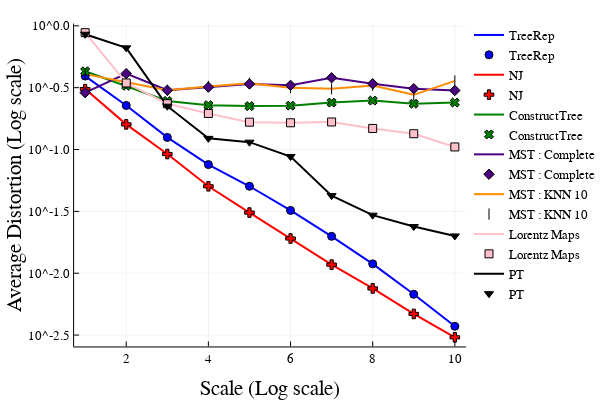

The notebook cell saved with this chart:
### Code cell
plot(collect(1:10),dist1,label="TreeRep", lc = :blue, linewidth = 2)
plot!(collect(1:10),dist2,label="NJ", lc = :red, linewidth = 2)
plot!(collect(1:10),dist3,label="ConstructTree", lc = :green, linewidth = 2)
plot!(collect(1:10),dist5,label="MST : Complete", lc = :indigo, linewidth = 2)
plot!(collect(1:10),dist4,label="MST : KNN 10", lc = :darkorange, linewidth = 2)
plot!(collect(1:10),dist7,label="Lorentz Maps", lc = :pink, linewidth = 2)
plot!(collect(1:10),dist9,label="PT", lc = :black, linewidth = 2)
scatter!(collect(1:10),dist1,label="TreeRep", shape=:circle, mc = :blue)
scatter!(collect(1:10),dist2,label="NJ",shape=:cross, mc = :red)
scatter!(collect(1:10),dist3,label="ConstructTree", shape =:xcross, mc = :green)
scatter!(collect(1:10),dist4,label="MST : KNN 10", shape =:vline, mc = :darkorange)
scatter!(collect(1:10),dist5,label="MST : Complete", shape =:diamond, mc = :indigo)
scatter!(collect(1:10),dist7,label="Lorentz Maps", shape = :square, mc = :pink)
scatter!(collect(1:10),dist9,label="PT", shape = :dtriangle, mc = :black)
plot!(xlabel = "Scale (Log scale)",ylabel = "Average Distortion (Log scale)",yscale=:log; myfonts...)

### Figure 1 — Plotly figure (JSON) as saved in the notebook; plotly's stock layout.template omitted (floating-point values rounded to 4 significant figures)
{"data": [{"colorbar": {"title": ""}, "hoverinfo": "text", "legendgroup": "TreeRep", "line": {"color": "rgba(0, 0, 255, 1.000)", "dash": "solid", "shape": "linear", "width": 2}, "mode": "lines", "name": "TreeRep", "showlegend": true, "text": [null, null, null, null, null, null, null, null, null, null], "type": "scatter", "x": [1, 2, 3, 4, 5, 6, 7, 8, 9, 10], "xaxis": "x1", "y": [0.3924, 0.227, 0.1253, 0.07561, 0.05048, 0.03219, 0.01987, 0.0119, 0.006756, 0.003722], "yaxis": "y1", "zmax": 0.1, "zmin": -0.1}, {"colorbar": {"title": ""}, "hoverinfo": "text", "legendgroup": "NJ", "line": {"color": "rgba(255, 0, 0, 1.000)", "dash": "solid", "shape": "linear", "width": 2}, "mode": "lines", "name": "NJ", "showlegend": true, "text": [null, null, null, null, null, null, null, null, null, null], "type": "scatter", "x": [1, 2, 3, 4, 5, 6, 7, 8, 9, 10], "xaxis": "x1", "y": [0.3079, 0.1597, 0.09197, 0.05045, 0.03093, 0.01909, 0.01174, 0.007535, 0.004687, 0.003033], "yaxis": "y1", "zmax": 0.1, "zmin": -0.1}, {"colorbar": {"title": ""}, "hoverinfo": "text", "legendgroup": "ConstructTree", "line": {"color": "rgba(0, 128, 0, 1.000)", "dash": "solid", "shape": "linear", "width": 2}, "mode": "lines", "name": "ConstructTree", "showlegend": true, "text": [null, null, null, null, null, null, null, null, null, null], "type": "scatter", "x": [1, 2, 3, 4, 5, 6, 7, 8, 9, 10], "xaxis": "x1", "y": [0.4292, 0.3275, 0.2473, 0.2284, 0.2244, 0.2264, 0.2396, 0.2487, 0.2347, 0.2398], "yaxis": "y1", "zmax": 0.1, "zmin": -0.1}, {"colorbar": {"title": ""}, "hoverinfo": "text", "legendgroup": "MST : Complete", "line": {"color": "rgba(75, 0, 130, 1.000)", "dash": "solid", "shape": "linear", "width": 2}, "mode": "lines", "name": "MST : Complete", "showlegend": true, "text": [null, null, null, null, null, null, null, null, null, null], "type": "scatter", "x": [1, 2, 3, 4, 5, 6, 7, 8, 9, 10], "xaxis": "x1", "y": [0.2882, 0.411, 0.3014, 0.3195, 0.3389, 0.3302, 0.3806, 0.34, 0.3104, 0.3004], "yaxis": "y1", "zmax": 0.1, "zmin": -0.1}, {"colorbar": {"title": ""}, "hoverinfo": "text", "legendgroup": "MST : KNN 10", "line": {"color": "rgba(255, 140, 0, 1.000)", "dash": "solid", "shape": "linear", "width": 2}, "mode": "lines", "name": "MST : KNN 10", "showlegend": true, "text": [null, null, null, null, null, null, null, null, null, null], "type": "scatter", "x": [1, 2, 3, 4, 5, 6, 7, 8, 9, 10], "xaxis": "x1", "y": [0.407, 0.3502, 0.3013, 0.3239, 0.3432, 0.3162, 0.3096, 0.3298, 0.2768, 0.3589], "yaxis": "y1", "zmax": 0.1, "zmin": -0.1}, {"colorbar": {"title": ""}, "hoverinfo": "text", "legendgroup": "Lorentz Maps", "line": {"color": "rgba(255, 192, 203, 1.000)", "dash": "solid", "shape": "linear", "width": 2}, "mode": "lines", "name": "Lorentz Maps", "showlegend": true, "text": [null, null, null, null, null, null, null, null, null, null], "type": "scatter", "x": [1, 2, 3, 4, 5, 6, 7, 8, 9, 10], "xaxis": "x1", "y": [0.8804, 0.3453, 0.2346, 0.1956, 0.1664, 0.1646, 0.167, 0.148, 0.1342, 0.1049], "yaxis": "y1", "zmax": 0.1, "zmin": -0.1}, {"colorbar": {"title": ""}, "hoverinfo": "text", "legendgroup": "PT", "line": {"color": "rgba(0, 0, 0, 1.000)", "dash": "solid", "shape": "linear", "width": 2}, "mode": "lines", "name": "PT", "showlegend": true, "text": [null, null, null, null, null, null, null, null, null, null], "type": "scatter", "x": [1, 2, 3, 4, 5, 6, 7, 8, 9, 10], "xaxis": "x1", "y": [0.8547, 0.6642, 0.2242, 0.1231, 0.1147, 0.08773, 0.0424, 0.02947, 0.02385, 0.02002], "yaxis": "y1", "zmax": 0.1, "zmin": -0.1}, {"colorbar": {"title": ""}, "hoverinfo": "text", "legendgroup": "TreeRep", "marker": {"color": "rgba(0, 0, 255, 1.000)", "line": {"color": "rgba(0, 0, 0, 1.000)", "width": 1}, "size": 8, "symbol": "circle"}, "mode": "markers", "name": "TreeRep", "showlegend": true, "text": [null, null, null, null, null, null, null, null, null, null], "type": "scatter", "x": [1, 2, 3, 4, 5, 6, 7, 8, 9, 10], "xaxis": "x1", "y": [0.3924, 0.227, 0.1253, 0.07561, 0.05048, 0.03219, 0.01987, 0.0119, 0.006756, 0.003722], "yaxis": "y1", "zmax": 0.1, "zmin": -0.1}, {"colorbar": {"title": ""}, "hoverinfo": "text", "legendgroup": "NJ", "marker": {"color": "rgba(255, 0, 0, 1.000)", "line": {"color": "rgba(0, 0, 0, 1.000)", "width": 1}, "size": 8, "symbol": "cross"}, "mode": "markers", "name": "NJ", "showlegend": true, "text": [null, null, null, null, null, null, null, null, null, null], "type": "scatter", "x": [1, 2, 3, 4, 5, 6, 7, 8, 9, 10], "xaxis": "x1", "y": [0.3079, 0.1597, 0.09197, 0.05045, 0.03093, 0.01909, 0.01174, 0.007535, 0.004687, 0.003033], "yaxis": "y1", "zmax": 0.1, "zmin": -0.1}, {"colorbar": {"title": ""}, "hoverinfo": "text", "legendgroup": "ConstructTree", "marker": {"color": "rgba(0, 128, 0, 1.000)", "line": {"color": "rgba(0, 0, 0, 1.000)", "width": 1}, "size": 8, "symbol": "x"}, "mode": "markers", "name": "ConstructTree", "showlegend": true, "text": [null, null, null, null, null, null, null, null, null, null], "type": "scatter", "x": [1, 2, 3, 4, 5, 6, 7, 8, 9, 10], "xaxis": "x1", "y": [0.4292, 0.3275, 0.2473, 0.2284, 0.2244, 0.2264, 0.2396, 0.2487, 0.2347, 0.2398], "yaxis": "y1", "zmax": 0.1, "zmin": -0.1}, {"colorbar": {"title": ""}, "hoverinfo": "text", "legendgroup": "MST : KNN 10", "marker": {"color": "rgba(255, 140, 0, 1.000)", "line": {"color": "rgba(0, 0, 0, 1.000)", "width": 1}, "size": 8, "symbol": "line-ns"}, "mode": "markers", "name": "MST : KNN 10", "showlegend": true, "text": [null, null, null, null, null, null, null, null, null, null], "type": "scatter", "x": [1, 2, 3, 4, 5, 6, 7, 8, 9, 10], "xaxis": "x1", "y": [0.407, 0.3502, 0.3013, 0.3239, 0.3432, 0.3162, 0.3096, 0.3298, 0.2768, 0.3589], "yaxis": "y1", "zmax": 0.1, "zmin": -0.1}, {"colorbar": {"title": ""}, "hoverinfo": "text", "legendgroup": "MST : Complete", "marker": {"color": "rgba(75, 0, 130, 1.000)", "line": {"color": "rgba(0, 0, 0, 1.000)", "width": 1}, "size": 8, "symbol": "diamond"}, "mode": "markers", "name": "MST : Complete", "showlegend": true, "text": [null, null, null, null, null, null, null, null, null, null], "type": "scatter", "x": [1, 2, 3, 4, 5, 6, 7, 8, 9, 10], "xaxis": "x1", "y": [0.2882, 0.411, 0.3014, 0.3195, 0.3389, 0.3302, 0.3806, 0.34, 0.3104, 0.3004], "yaxis": "y1", "zmax": 0.1, "zmin": -0.1}, {"colorbar": {"title": ""}, "hoverinfo": "text", "legendgroup": "Lorentz Maps", "marker": {"color": "rgba(255, 192, 203, 1.000)", "line": {"color": "rgba(0, 0, 0, 1.000)", "width": 1}, "size": 8, "symbol": "square"}, "mode": "markers", "name": "Lorentz Maps", "showlegend": true, "text": [null, null, null, null, null, null, null, null, null, null], "type": "scatter", "x": [1, 2, 3, 4, 5, 6, 7, 8, 9, 10], "xaxis": "x1", "y": [0.8804, 0.3453, 0.2346, 0.1956, 0.1664, 0.1646, 0.167, 0.148, 0.1342, 0.1049], "yaxis": "y1", "zmax": 0.1, "zmin": -0.1}, {"colorbar": {"title": ""}, "hoverinfo": "text", "legendgroup": "PT", "marker": {"color": "rgba(0, 0, 0, 1.000)", "line": {"color": "rgba(0, 0, 0, 1.000)", "width": 1}, "size": 8, "symbol": "triangle-down"}, "mode": "markers", "name": "PT", "showlegend": true, "text": [null, null, null, null, null, null, null, null, null, null], "type": "scatter", "x": [1, 2, 3, 4, 5, 6, 7, 8, 9, 10], "xaxis": "x1", "y": [0.8547, 0.6642, 0.2242, 0.1231, 0.1147, 0.08773, 0.0424, 0.02947, 0.02385, 0.02002], "yaxis": "y1", "zmax": 0.1, "zmin": -0.1}], "layout": {"annotations": [], "height": 400, "legend": {"bgcolor": "rgba(255, 255, 255, 1.000)", "bordercolor": "rgba(0, 0, 0, 1.000)", "font": {"color": "rgba(0, 0, 0, 1.000)", "family": "Helvetica", "size": 13}, "tracegroupgap": 0, "x": 1, "y": 1}, "margin": {"b": 20, "l": 0, "r": 0, "t": 20}, "paper_bgcolor": "rgba(255, 255, 255, 1.000)", "plot_bgcolor": "rgba(255, 255, 255, 1.000)", "showlegend": true, "width": 600, "xaxis": {"anchor": "y1", "domain": [0.158, 0.9934], "gridcolor": "rgba(0, 0, 0, 0.100)", "gridwidth": 0.5, "linecolor": "rgba(0, 0, 0, 1.000)", "mirror": false, "range": [0.73, 10.27], "showgrid": true, "showline": true, "showticklabels": true, "tickangle": 0, "tickcolor": "rgb(0, 0, 0)", "tickfont": {"color": "rgba(0, 0, 0, 1.000)", "family": "Helvetica", "size": 13}, "tickmode": "array", "ticks": "inside", "ticktext": ["2", "4", "6", "8", "10"], "tickvals": [2, 4, 6, 8, 10], "title": "Scale (Log scale)", "titlefont": {"color": "rgba(0, 0, 0, 1.000)", "family": "Helvetica", "size": 21}, "type": "-", "visible": true, "zeroline": false, "zerolinecolor": "rgba(0, 0, 0, 1.000)"}, "yaxis": {"anchor": "x1", "domain": [0.09318, 0.9902], "gridcolor": "rgba(0, 0, 0, 0.100)", "gridwidth": 0.5, "linecolor": "rgba(0, 0, 0, 1.000)", "mirror": false, "range": [-2.592, 0.01856], "showgrid": true, "showline": true, "showticklabels": true, "tickangle": 0, "tickcolor": "rgb(0, 0, 0)", "tickfont": {"color": "rgba(0, 0, 0, 1.000)", "family": "Helvetica", "size": 13}, "tickmode": "array", "ticks": "inside", "ticktext": ["10^-2.5", "10^-2.0", "10^-1.5", "10^-1.0", "10^-0.5", "10^0.0"], "tickvals": [0.003162, 0.01, 0.03162, 0.1, 0.3162, 1], "title": "Average Distortion (Log scale)", "titlefont": {"color": "rgba(0, 0, 0, 1.000)", "family": "Helvetica", "size": 21}, "type": "log", "visible": true, "zeroline": false, "zerolinecolor": "rgba(0, 0, 0, 1.000)"}}}
